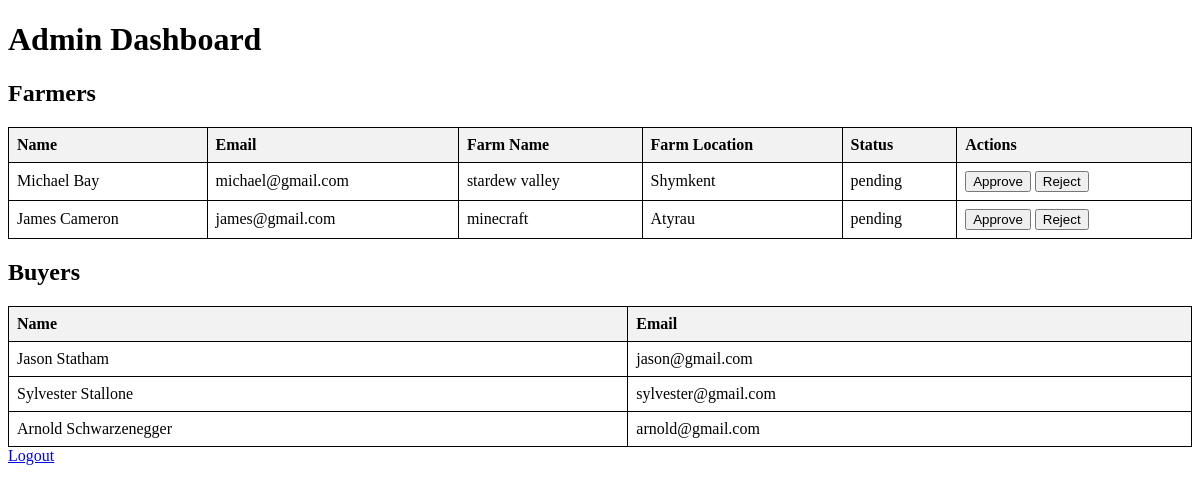
The app's page /dashboard/ (signed in) with its own data.
### core/models.py (models this page shows, shortened)
class Farmer(models.Model):
    name = models.CharField(max_length=100)
    email = models.EmailField(unique=True)
    password = models.CharField(max_length=255)  # Store hashed passwords for security
    farm_name = models.CharField(max_length=100)
    farm_location = models.CharField(max_length=255)
    account_status = models.CharField(
        max_length=20,
        choices=[('pending', 'Pending'), ('approved', 'Approved'), ('rejected', 'Rejected')],
        default='pending'
    )

class Buyer(models.Model):
    name = models.CharField(max_length=100)
    email = models.EmailField(unique=True)
    password = models.CharField(max_length=255)  # Store hashed passwords for security

### core/views.py (the view, shortened to what this page needs)
# urls.py: path('dashboard/', admin_dashboard, name='admin_dashboard'),
def admin_dashboard(request):
    if 'admin_id' not in request.session:
        return redirect('admin_login')
    farmers = Farmer.objects.all()
    buyers = Buyer.objects.all()
    return render(request, "core/admin_dashboard.html", {
        "farmers": farmers,
        "buyers": buyers,
    })

### core/templates/core/admin_dashboard.html (shortened to what this page needs)
<!DOCTYPE html>
<html>
<head>
</head>
<body>
    <h1>Admin Dashboard</h1>
    <h2>Farmers</h2>
    <table>
        <tr>
            <th>Name</th>
            <th>Email</th>
            <th>Farm Name</th>
            <th>Farm Location</th>
            <th>Status</th>
            <th>Actions</th>
        </tr>
        {% for farmer in farmers %}
        <tr>
            <td>{{ farmer.name }}</td>
            <td>{{ farmer.email }}</td>
            <td>{{ farmer.farm_name }}</td>
            <td>{{ farmer.farm_location }}</td>
            <td>{{ farmer.account_status }}</td>
            <td>
                {% if farmer.account_status == "pending" %}
                <form method="post" style="display: inline;">
                    <button type="submit" name="action" value="approve">Approve</button>
                    <button type="submit" name="action" value="reject">Reject</button>
                </form>
                {% else %}
                {{ farmer.account_status }}
                {% endif %}
            </td>
        </tr>
        {% endfor %}
    </table>
    <h2>Buyers</h2>
    <table>
        <tr>
            <th>Name</th>
            <th>Email</th>
        </tr>
        {% for buyer in buyers %}
        <tr>
            <td>{{ buyer.name }}</td>
            <td>{{ buyer.email }}</td>
        </tr>
        {% endfor %}
    </table>
    <a href="{% url 'admin_logout' %}">Logout</a>
</body>
</html>

### core/templates/core/admin_dashboard.html (style rules this page uses)
table { width: 100%; border-collapse: collapse; }
table, th, td { border: 1px solid black; }
th, td { padding: 8px; text-align: left; }
th { background-color: #f2f2f2; }

### records on screen
Farmer: name "Michael Bay", email "michael@gmail.com", farm_name "stardew valley", farm_location "Shymkent", account_status "pending"
Farmer: name "James Cameron", email "james@gmail.com", farm_name "minecraft", farm_location "Atyrau", account_status "pending"
Buyer: name "Jason Statham", email "jason@gmail.com"
Buyer: name "Sylvester Stallone", email "sylvester@gmail.com"
Buyer: name "Arnold Schwarzenegger", email "arnold@gmail.com"
